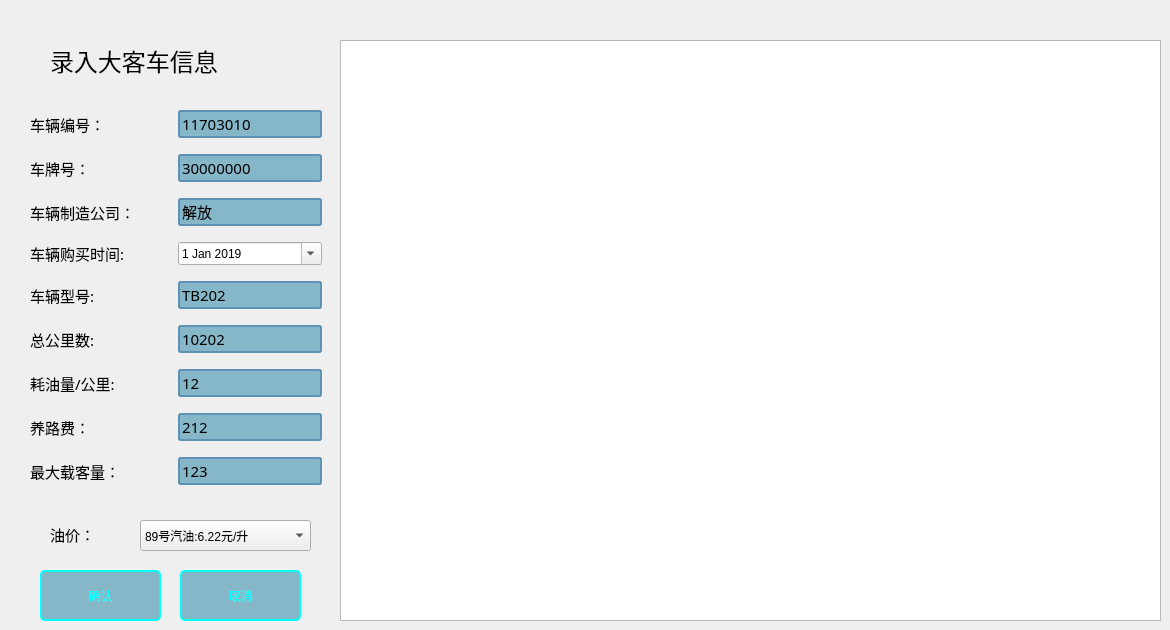
   <widget class="QWidget" name="tab_3">
    <attribute name="title">
     <string>录入大客车信息</string>
    </attribute>
    <widget class="QWidget" name="layoutWidget_3">
     <property name="geometry">
      <rect>
       <x>30</x>
       <y>100</y>
       <width>292</width>
       <height>401</height>
      </rect>
     </property>
     <layout class="QGridLayout" name="gridLayout_3">
      <item row="1" column="0">
       <widget class="QLabel" name="label_26">
        <property name="font">
         <font>
          <family>华文楷体</family>
          <pointsize>11</pointsize>
         </font>
        </property>
        <property name="text">
         <string>车牌号：</string>
        </property>
       </widget>
      </item>
      <item row="8" column="1">
       <widget class="QLineEdit" name="line_Max_Passengers_3">
        <property name="minimumSize">
         <size>
          <width>144</width>
          <height>28</height>
         </size>
        </property>
        <property name="maximumSize">
         <size>
          <width>144</width>
          <height>28</height>
         </size>
        </property>
        <property name="font">
         <font>
          <family>华文楷体</family>
          <pointsize>11</pointsize>
         </font>
        </property>
        <property name="styleSheet">
         <string notr="true">QLineEdit
{
    background-color: rgb(134,183,200);
    border:2px solid #5F92B2;
    border-radius:3px;
}




</string>
        </property>
        <property name="text">
         <string>123</string>
        </property>
        <property name="maxLength">
         <number>15</number>
        </property>
        <property name="placeholderText">
         <string>请输入载重量  ：kg</string>
        </property>
       </widget>
      </item>
      <item row="5" column="0">
       <widget class="QLabel" name="label_27">
        <property name="font">
         <font>
          <family>华文楷体</family>
          <pointsize>11</pointsize>
         </font>
        </property>
        <property name="text">
         <string>总公里数:</string>
        </property>
       </widget>
      </item>
      <item row="3" column="1">
       <widget class="QDateEdit" name="date_Buy_Time_3">
        <property name="dateTime">
         <datetime>
          <hour>0</hour>
          <minute>0</minute>
          <second>0</second>
          <year>2019</year>
          <month>1</month>
          <day>1</day>
         </datetime>
        </property>
        <property name="currentSection">
         <enum>QDateTimeEdit::YearSection</enum>
        </property>
        <property name="calendarPopup">
         <bool>true</bool>
        </property>
        <property name="currentSectionIndex">
         <number>0</number>
        </property>
        <property name="timeSpec">
         <enum>Qt::LocalTime</enum>
        </property>
        <property name="date">
         <date>
          <year>2019</year>
          <month>1</month>
          <day>1</day>
         </date>
        </property>
       </widget>
      </item>
      <item row="6" column="1">
       <widget class="QLineEdit" name="line_Oil_Consume_Km_3">
        <property name="minimumSize">
         <size>
          <width>144</width>
          <height>28</height>
         </size>
        </property>
        <property name="maximumSize">
         <size>
          <width>144</width>
          <height>28</height>
         </size>
        </property>
        <property name="font">
         <font>
          <family>华文楷体</family>
          <pointsize>11</pointsize>
         </font>
        </property>
        <property name="styleSheet">
         <string notr="true">QLineEdit
{
    background-color: rgb(134,183,200);
    border:2px solid #5F92B2;
    border-radius:3px;
}




</string>
        </property>
        <property name="text">
         <string>12</string>
        </property>
        <property name="maxLength">
         <number>15</number>
        </property>
        <property name="cursorPosition">
         <number>2</number>
        </property>
        <property name="placeholderText">
         <string>请输入耗油量</string>
        </property>
       </widget>
      </item>
      <item row="0" column="0">
       <widget class="QLabel" name="label_28">
        <property name="font">
         <font>
          <family>华文楷体</family>
          <pointsize>11</pointsize>
         </font>
        </property>
        <property name="text">
         <string>车辆编号：</string>
        </property>
       </widget>
      </item>
      <item row="2" column="1">
       <widget class="QLineEdit" name="line_Company_3">
        <property name="minimumSize">
         <size>
          <width>144</width>
          <height>28</height>
         </size>
        </property>
        <property name="maximumSize">
         <size>
          <width>144</width>
          <height>28</height>
         </size>
        </property>
        <property name="font">
         <font>
          <family>华文楷体</family>
          <pointsize>11</pointsize>
         </font>
        </property>
        <property name="toolTipDuration">
         <number>0</number>
        </property>
        <property name="styleSheet">
         <string notr="true">QLineEdit
{
    background-color: rgb(134,183,200);
    border:2px solid #5F92B2;
    border-radius:3px;
}




</string>
        </property>
        <property name="text">
         <string>解放</string>
        </property>
        <property name="maxLength">
         <number>15</number>
        </property>
        <property name="frame">
         <bool>true</bool>
        </property>
        <property name="cursorPosition">
         <number>2</number>
        </property>
        <property name="placeholderText">
         <string>请输入制造公司</string>
        </property>
       </widget>
      </item>
      <item row="8" column="0">
       <widget class="QLabel" name="label_29">
        <property name="font">
         <font>
          <family>华文楷体</family>
          <pointsize>11</pointsize>
         </font>
        </property>
        <property name="text">
         <string>最大载客量：</string>
        </property>
       </widget>
      </item>
      <item row="0" column="1">
       <widget class="QLineEdit" name="line_Id_3">
        <property name="minimumSize">
         <size>
          <width>144</width>
          <height>28</height>
         </size>
        </property>
        <property name="maximumSize">
         <size>
          <width>144</width>
          <height>28</height>
         </size>
        </property>
        <property name="font">
         <font>
          <family>华文楷体</family>
          <pointsize>11</pointsize>
         </font>
        </property>
        <property name="autoFillBackground">
         <bool>false</bool>
        </property>
        <property name="styleSheet">
         <string notr="true">QLineEdit
{
    background-color: rgb(134,183,200);
    border:2px solid #5F92B2;
    border-radius:3px;
}




</string>
        </property>
        <property name="text">
         <string>11703010</string>
        </property>
        <property name="maxLength">
         <number>10</number>
        </property>
        <property name="echoMode">
         <enum>QLineEdit::Normal</enum>
        </property>
        <property name="dragEnabled">
         <bool>false</bool>
        </property>
        <property name="placeholderText">
         <string>请输入车辆编号</string>
        </property>
       </widget>
      </item>
      <item row="2" column="0">
       <widget class="QLabel" name="label_30">
        <property name="font">
         <font>
          <family>华文楷体</family>
          <pointsize>11</pointsize>
         </font>
        </property>
        <property name="text">
         <string>车辆制造公司：</string>
        </property>
       </widget>
      </item>
      <item row="4" column="0">
       <widget class="QLabel" name="label_31">
        <property name="font">
         <font>
          <family>华文楷体</family>
          <pointsize>11</pointsize>
         </font>
        </property>
        <property name="text">
         <string>车辆型号:</string>
        </property>
       </widget>
      </item>
      <item row="7" column="0">
       <widget class="QLabel" name="label_32">
        <property name="font">
         <font>
          <family>华文楷体</family>
          <pointsize>11</pointsize>
         </font>
        </property>
        <property name="text">
         <string>养路费：</string>
        </property>
       </widget>
      </item>
      <item row="1" column="1">
       <widget class="QLineEdit" name="line_No_3">
        <property name="minimumSize">
         <size>
          <width>144</width>
          <height>28</height>
         </size>
        </property>
        <property name="maximumSize">
         <size>
          <width>144</width>
          <height>28</height>
         </size>
        </property>
        <property name="font">
         <font>
          <family>华文楷体</family>
          <pointsize>11</pointsize>
         </font>
        </property>
        <property name="styleSheet">
         <string notr="true">QLineEdit
{
    background-color: rgb(134,183,200);
    border:2px solid #5F92B2;
    border-radius:3px;
}




</string>
        </property>
        <property name="text">
         <string>30000000</string>
        </property>
        <property name="maxLength">
         <number>10</number>
        </property>
        <property name="echoMode">
         <enum>QLineEdit::Normal</enum>
        </property>
        <property name="cursorPosition">
         <number>8</number>
        </property>
        <property name="placeholderText">
         <string>请输入车牌号</string>
        </property>
       </widget>
      </item>
      <item row="6" column="0">
       <widget class="QLabel" name="label_33">
        <property name="font">
         <font>
          <family>华文楷体</family>
          <pointsize>11</pointsize>
         </font>
        </property>
        <property name="text">
         <string>耗油量/公里:</string>
        </property>
       </widget>
      </item>
      <item row="3" column="0">
       <widget class="QLabel" name="label_34">
        <property name="font">
         <font>
          <family>华文楷体</family>
          <pointsize>11</pointsize>
         </font>
        </property>
        <property name="text">
         <string>车辆购买时间:</string>
        </property>
       </widget>
      </item>
      <item row="7" column="1">
       <widget class="QLineEdit" name="line_Road_Toll_3">
        <property name="minimumSize">
         <size>
          <width>144</width>
          <height>28</height>
         </size>
        </property>
        <property name="maximumSize">
         <size>
          <width>144</width>
          <height>28</height>
         </size>
        </property>
        <property name="font">
         <font>
          <family>华文楷体</family>
          <pointsize>11</pointsize>
         </font>
        </property>
        <property name="styleSheet">
         <string notr="true">QLineEdit
{
    background-color: rgb(134,183,200);
    border:2px solid #5F92B2;
    border-radius:3px;
}




</string>
        </property>
        <property name="text">
         <string>212</string>
        </property>
        <property name="maxLength">
         <number>10</number>
        </property>
        <property name="echoMode">
         <enum>QLineEdit::Normal</enum>
        </property>
        <property name="placeholderText">
         <string>请输入养路费  ：元</string>
        </property>
       </widget>
      </item>
      <item row="5" column="1">
       <widget class="QLineEdit" name="line_Total_Km_3">
        <property name="minimumSize">
         <size>
          <width>144</width>
          <height>28</height>
         </size>
        </property>
        <property name="maximumSize">
         <size>
          <width>144</width>
          <height>28</height>
         </size>
        </property>
        <property name="font">
         <font>
          <family>华文楷体</family>
          <pointsize>11</pointsize>
         </font>
        </property>
        <property name="styleSheet">
         <string notr="true">QLineEdit
{
    background-color: rgb(134,183,200);
    border:2px solid #5F92B2;
    border-radius:3px;
}




</string>
        </property>
        <property name="text">
         <string>10202</string>
        </property>
        <property name="maxLength">
         <number>10</number>
        </property>
        <property name="readOnly">
         <bool>false</bool>
        </property>
        <property name="placeholderText">
         <string>请输入总公里数  ：km</string>
        </property>
       </widget>
      </item>
      <item row="4" column="1">
       <widget class="QLineEdit" name="line_Type_3">
        <property name="minimumSize">
         <size>
          <width>144</width>
          <height>28</height>
         </size>
        </property>
        <property name="maximumSize">
         <size>
          <width>144</width>
          <height>28</height>
         </size>
        </property>
        <property name="font">
         <font>
          <family>华文楷体</family>
          <pointsize>11</pointsize>
         </font>
        </property>
        <property name="styleSheet">
         <string notr="true">QLineEdit
{
    background-color: rgb(134,183,200);
    border:2px solid #5F92B2;
    border-radius:3px;
}




</string>
        </property>
        <property name="text">
         <string>TB202</string>
        </property>
        <property name="maxLength">
         <number>15</number>
        </property>
        <property name="placeholderText">
         <string>请输入型号</string>
        </property>
       </widget>
      </item>
     </layout>
    </widget>
    <widget class="QLabel" name="label_3">
     <property name="geometry">
      <rect>
       <x>50</x>
       <y>40</y>
       <width>251</width>
       <height>41</height>
      </rect>
     </property>
     <property name="font">
      <font>
       <family>华文楷体</family>
       <pointsize>18</pointsize>
      </font>
     </property>
     <property name="text">
      <string>录入大客车信息</string>
     </property>
    </widget>
    <widget class="QComboBox" name="oil_Price_3">
     <property name="geometry">
      <rect>
       <x>140</x>
       <y>520</y>
       <width>171</width>
       <height>31</height>
      </rect>
     </property>
     <item>
      <property name="text">
       <string>89号汽油:6.22元/升</string>
      </property>
     </item>
     <item>
      <property name="text">
       <string>92号汽油:6.63元/升</string>
      </property>
     </item>
     <item>
      <property name="text">
       <string>95号汽油:7.05元/升</string>
      </property>
     </item>
     <item>
      <property name="text">
       <string>0号柴油:6.25元/升</string>
      </property>
     </item>
    </widget>
    <widget class="QLabel" name="label_35">
     <property name="geometry">
      <rect>
       <x>50</x>
       <y>520</y>
       <width>81</width>
       <height>28</height>
      </rect>
     </property>
     <property name="font">
      <font>
       <family>华文楷体</family>
       <pointsize>11</pointsize>
      </font>
     </property>
     <property name="text">
      <string>油价：</string>
     </property>
    </widget>
    <widget class="QPushButton" name="btn_Ok_3">
     <property name="geometry">
      <rect>
       <x>40</x>
       <y>570</y>
       <width>121</width>
       <height>51</height>
      </rect>
     </property>
     <property name="sizePolicy">
      <sizepolicy hsizetype="Expanding" vsizetype="Expanding">
       <horstretch>0</horstretch>
       <verstretch>0</verstretch>
      </sizepolicy>
     </property>
     <property name="font">
      <font>
       <family>黑体</family>
       <pointsize>9</pointsize>
      </font>
     </property>
     <property name="styleSheet">
      <string notr="true">
QPushButton
{
    background-color: rgb(134,183,200);
    border:2px solid rgb(0,255,255);
    border-radius:5px;
   
	color: rgb(0, 255, 255);
}


QPushButton:hover
{
    background-color: rgb(0,130,150);
    border:2px solid #5F92B2;
    border-radius:5px;
    color:white;
}

QPushButton:hover:pressed
{
    background-color:rgb(85,170,255);
    border:2px solid #3C80B1;
    border-radius:5px;
    color:white;
}</string>
     </property>
     <property name="text">
      <string>确认</string>
     </property>
    </widget>
    <widget class="QPushButton" name="btn_Cancel_3">
     <property name="geometry">
      <rect>
       <x>180</x>
       <y>570</y>
       <width>121</width>
       <height>51</height>
      </rect>
     </property>
     <property name="sizePolicy">
      <sizepolicy hsizetype="Expanding" vsizetype="Expanding">
       <horstretch>0</horstretch>
       <verstretch>0</verstretch>
      </sizepolicy>
     </property>
     <property name="minimumSize">
      <size>
       <width>121</width>
       <height>51</height>
      </size>
     </property>
     <property name="sizeIncrement">
      <size>
       <width>121</width>
       <height>51</height>
      </size>
     </property>
     <property name="font">
      <font>
       <family>黑体</family>
       <pointsize>9</pointsize>
      </font>
     </property>
     <property name="styleSheet">
      <string notr="true">
QPushButton
{
    background-color: rgb(134,183,200);
    border:2px solid rgb(0,255,255);
    border-radius:5px;
    
	color: rgb(0, 255, 255);
}


QPushButton:hover
{
    background-color: rgb(0,130,150);
    border:2px solid #5F92B2;
    border-radius:5px;
    color:white;
}

QPushButton:hover:pressed
{
    background-color:rgb(85,170,255);
    border:2px solid #3C80B1;
    border-radius:5px;
    color:white;
}</string>
     </property>
     <property name="text">
      <string>取消</string>
     </property>
    </widget>
    <widget class="QTableView" name="table_Message_3">
     <property name="geometry">
      <rect>
       <x>340</x>
       <y>40</y>
       <width>821</width>
       <height>581</height>
      </rect>
     </property>
     <property name="focusPolicy">
      <enum>Qt::StrongFocus</enum>
     </property>
     <property name="frameShape">
      <enum>QFrame::StyledPanel</enum>
     </property>
     <property name="frameShadow">
      <enum>QFrame::Sunken</enum>
     </property>
     <property name="lineWidth">
      <number>1</number>
     </property>
     <property name="alternatingRowColors">
      <bool>false</bool>
     </property>
     <property name="textElideMode">
      <enum>Qt::ElideRight</enum>
     </property>
     <property name="showGrid">
      <bool>true</bool>
     </property>
     <property name="gridStyle">
      <enum>Qt::SolidLine</enum>
     </property>
    </widget>
   </widget>
